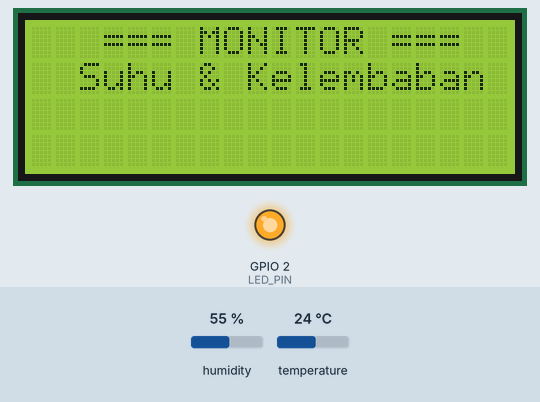
This sketch was run on a simulated ESP32. Parts: 20×4 character LCD, output pins drawn as LEDs (lit = HIGH). Inputs (shaded band) come from the test bench; at power-on: humidity 55 %, temperature 24 °C. WiFi joins after 1.5 s; servers stay silent unless stated; uploads are accepted with an empty reply; what the sketch prints to the serial monitor is not drawn.

Above: at 5.7 s.
At 8.8 s:
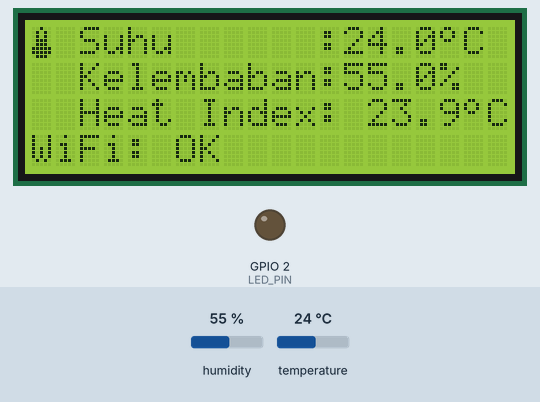
At 23.78 s:
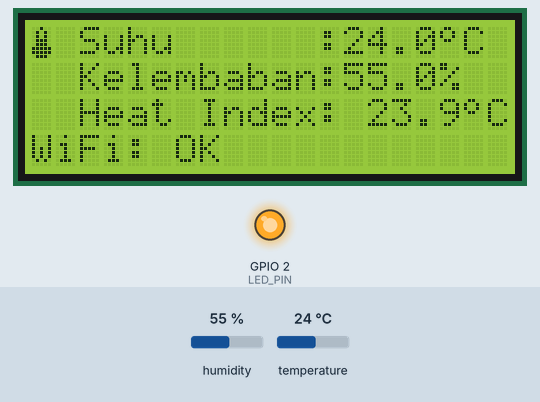
Timing chart, 0 to 40.0 s (numbered marks = the images above):
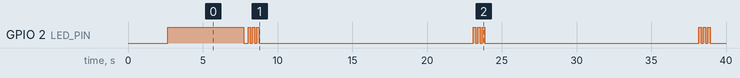

Measured:
- by itself, GPIO 2 (LED_PIN): repeats every 15.1 s: 2 × (HIGH 0.15 s, LOW 0.15 s), HIGH 0.15 s, LOW 14.3 s
- by itself, everything shown: repeats every 15.1 s, in 6 steps
- what the display in image 0 shows lasts 2.1 s, from 5.7 s to 7.8 s

The sketch:

climateos_esp32.ino
```cpp
/**
 * ============================================================
 *  ClimateOS — ESP32 Firmware
 *  Hardware : ESP32 DevKit + DHT22 Sensor
 *  Tujuan   : Baca suhu & kelembaban, kirim ke Firebase
 *             endpoint /api/telemetry setiap interval tertentu.
 * ============================================================
 *
 *  Wiring DHT22:
 *  ┌─────────┬───────────────┐
 *  │ DHT22   │ ESP32         │
 *  ├─────────┼───────────────┤
 *  │ VCC (+) │ 3.3V          │
 *  │ DATA    │ GPIO 4        │
 *  │ GND (-) │ GND           │
 *  └─────────┴───────────────┘
 *  Pasang resistor pull-up 10kΩ antara VCC dan DATA pin.
 *
 *  Library yang dibutuhkan (install via Arduino Library Manager):
 *  - DHT sensor library by Adafruit
 *  - Adafruit Unified Sensor by Adafruit
 *  - ArduinoJson by Benoit Blanchon
 *  - WiFiClientSecure (built-in ESP32 core)
 *  - HTTPClient (built-in ESP32 core)
 *  - LiquidCrystal I2C by Frank de Brabander (untuk LCD I2C)
 * ============================================================
 */

#include <WiFi.h>
#include <WiFiClientSecure.h>
#include <HTTPClient.h>
#include <ArduinoJson.h>
#include <DHT.h>
#include <Wire.h>
#include <LiquidCrystal_I2C.h>

// ── Konfigurasi LCD I2C 20x4 ──────────────────
#define LCD_ADDR  0x27
#define LCD_COLS  20
#define LCD_ROWS  4
LiquidCrystal_I2C lcd(LCD_ADDR, LCD_COLS, LCD_ROWS);

// ── Custom Character (Ikon Termometer & Tetes) ─
byte iconThermo[8] = {
  0b00100,
  0b01010,
  0b01010,
  0b01110,
  0b01110,
  0b11111,
  0b11111,
  0b01110
};

byte iconDrop[8] = {
  0b00100,
  0b00100,
  0b01010,
  0b01010,
  0b10001,
  0b10001,
  0b10001,
  0b01110
};

byte iconDegree[8] = {
  0b01100,
  0b10010,
  0b10010,
  0b01100,
  0b00000,
  0b00000,
  0b00000,
  0b00000
};


// ── KONFIGURASI — UBAH BAGIAN INI ────────────────────────────
#define WIFI_SSID        "om bob meresahkan"
#define WIFI_PASSWORD    "ayamgeprek"

// URL endpoint backend Render kamu
#define API_ENDPOINT     "https://climateos-backend.onrender.com/api/telemetry"

// ID unik untuk perangkat ini (bebas diisi apa saja)
#define DEVICE_ID        "esp32-kamar-01"

// Pin dan tipe sensor
#define DHT_PIN          4
#define DHT_TYPE         DHT11   // Ganti ke DHT11 jika pakai DHT11

// Interval pengiriman data (dalam milidetik)
// Default: 15 detik — sesuai polling interval dashboard
#define SEND_INTERVAL_MS 15000

// Batas retry koneksi WiFi
#define WIFI_MAX_RETRY   20
// ─────────────────────────────────────────────────────────────

// ── Inisialisasi Sensor ───────────────────────────────────────
DHT dht(DHT_PIN, DHT_TYPE);

// ── Status LED bawaan ESP32 (GPIO 2) ─────────────────────────
#define LED_PIN 2

// ── Variabel global ───────────────────────────────────────────
unsigned long lastSendTime = 0;
int failCount = 0;

// ─────────────────────────────────────────────────────────────
//  FUNGSI: Koneksi WiFi
// ─────────────────────────────────────────────────────────────
void connectWiFi() {
  Serial.println("\n[WiFi] Menghubungkan ke: " + String(WIFI_SSID));
  WiFi.mode(WIFI_STA);
  WiFi.begin(WIFI_SSID, WIFI_PASSWORD);

  int retry = 0;
  while (WiFi.status() != WL_CONNECTED && retry < WIFI_MAX_RETRY) {
    delay(500);
    Serial.print(".");
    retry++;
  }

  if (WiFi.status() == WL_CONNECTED) {
    Serial.println("\n[WiFi] ✓ Terhubung!");
    Serial.println("[WiFi] IP Address: " + WiFi.localIP().toString());
    digitalWrite(LED_PIN, HIGH);  // LED nyala = WiFi OK
  } else {
    Serial.println("\n[WiFi] ✗ Gagal terhubung. Restart dalam 5 detik...");
    delay(5000);
    ESP.restart();
  }
}

// ─────────────────────────────────────────────────────────────
//  FUNGSI: Baca Sensor DHT22
//  Mengembalikan false jika pembacaan gagal (NaN)
// ─────────────────────────────────────────────────────────────
bool readSensor(float &temperature, float &humidity) {
  // DHT22 butuh ~2 detik antar pembacaan
  humidity    = dht.readHumidity();
  temperature = dht.readTemperature();  // Celsius

  if (isnan(humidity) || isnan(temperature)) {
    Serial.println("[Sensor] ✗ Gagal membaca DHT22. Cek wiring!");
    return false;
  }

  // Validasi range yang masuk akal
  if (temperature < -40 || temperature > 80) {
    Serial.println("[Sensor] ✗ Nilai suhu di luar range: " + String(temperature));
    return false;
  }
  if (humidity < 0 || humidity > 100) {
    Serial.println("[Sensor] ✗ Nilai kelembaban di luar range: " + String(humidity));
    return false;
  }

  return true;
}

// ─────────────────────────────────────────────────────────────
//  FUNGSI: Kirim Data ke Firebase API
// ─────────────────────────────────────────────────────────────
bool sendTelemetry(float temperature, float humidity) {
  // Reconnect WiFi jika terputus
  if (WiFi.status() != WL_CONNECTED) {
    Serial.println("[WiFi] Koneksi terputus, reconnecting...");
    connectWiFi();
  }

  // Buat JSON payload
  StaticJsonDocument<128> doc;
  doc["temperature"] = round(temperature * 100.0) / 100.0;  // 2 desimal
  doc["humidity"]    = round(humidity * 100.0) / 100.0;
  doc["device_id"]   = DEVICE_ID;

  String payload;
  serializeJson(doc, payload);

  Serial.println("[HTTP] Mengirim: " + payload);

  // HTTPS client (Firebase butuh SSL)
  WiFiClientSecure client;
  client.setInsecure();  // Skip SSL cert verification
                         // Untuk produksi pakai: client.setCACert(root_ca);

  HTTPClient http;
  http.begin(client, API_ENDPOINT);
  http.addHeader("Content-Type", "application/json");
  http.setTimeout(10000);  // 10 detik timeout

  int httpCode = http.POST(payload);
  String response = http.getString();
  http.end();

  if (httpCode == 201) {
    Serial.println("[HTTP] ✓ Berhasil! Code: " + String(httpCode));
    Serial.println("[HTTP] Response: " + response);
    failCount = 0;
    return true;
  } else {
    Serial.println("[HTTP] ✗ Gagal! Code: " + String(httpCode));
    Serial.println("[HTTP] Response: " + response);
    failCount++;

    // Restart ESP32 jika gagal 5x berturut-turut
    if (failCount >= 5) {
      Serial.println("[System] Terlalu banyak kegagalan. Restart...");
      delay(2000);
      ESP.restart();
    }
    return false;
  }
}

// ─── Fungsi Tampilkan Header LCD ────────────────
void tampilkanHeader() {
  lcd.clear();
  lcd.setCursor(3, 0);
  lcd.print("=== MONITOR ===");
  lcd.setCursor(2, 1);
  lcd.print("Suhu & Kelembaban");
  delay(2000);
  lcd.clear();

  // Tampilkan label tetap
  lcd.setCursor(0, 0);
  lcd.write(byte(0));            // Ikon termometer
  lcd.print(" Suhu      : ");

  lcd.setCursor(0, 1);
  lcd.write(byte(1));            // Ikon tetes air
  lcd.print(" Kelembaban: ");

  lcd.setCursor(0, 2);
  lcd.print("  Heat Index: ");

  lcd.setCursor(0, 3);
  lcd.print("--------------------");
}

// ─── Fungsi Update Nilai di LCD ─────────────────
void updateNilaiLCD(float suhu, float kelembaban, float heatIndex) {
  // Baris 0: Suhu
  lcd.setCursor(13, 0);
  if (isnan(suhu)) {
    lcd.print("ERROR  ");
  } else {
    lcd.print(suhu, 1);
    lcd.write(byte(2));  // Simbol derajat
    lcd.print("C ");
  }

  // Baris 1: Kelembaban
  lcd.setCursor(13, 1);
  if (isnan(kelembaban)) {
    lcd.print("ERROR  ");
  } else {
    lcd.print(kelembaban, 1);
    lcd.print("%   ");
  }

  // Baris 2: Heat Index
  lcd.setCursor(14, 2);
  if (isnan(heatIndex)) {
    lcd.print("ERROR ");
  } else {
    lcd.print(heatIndex, 1);
    lcd.write(byte(2));
    lcd.print("C ");
  }
}

// ─────────────────────────────────────────────────────────────
//  SETUP
// ─────────────────────────────────────────────────────────────
void setup() {
  Serial.begin(115200);
  delay(1000);

  pinMode(LED_PIN, OUTPUT);
  digitalWrite(LED_PIN, LOW);

  Serial.println("╔══════════════════════════════╗");
  Serial.println("║   ClimateOS ESP32 Firmware   ║");
  Serial.println("║   Device: " + String(DEVICE_ID) + "  ║");
  Serial.println("╚══════════════════════════════╝");

  // Inisialisasi sensor
  dht.begin();
  Serial.println("[Sensor] DHT22 diinisialisasi pada GPIO " + String(DHT_PIN));

  // Inisialisasi LCD
  lcd.init();
  lcd.backlight();

  // Daftarkan custom character
  lcd.createChar(0, iconThermo);
  lcd.createChar(1, iconDrop);
  lcd.createChar(2, iconDegree);

  lcd.setCursor(0, 0);
  lcd.print(F("ClimateOS ESP32"));
  lcd.setCursor(0, 2);
  lcd.print(F("Starting..."));
  lcd.setCursor(0, 3);
  lcd.print(F("Connecting to WiFi.."));
  Serial.println(F("[LCD] Diinisialisasi"));

  // Sambungkan ke WiFi
  connectWiFi();

  // Beri waktu sensor untuk stabil
  Serial.println("[System] Menunggu sensor stabil (3 detik)...");
  delay(3000);

  Serial.println("[System] ✓ Siap mengirim data setiap " + String(SEND_INTERVAL_MS / 1000) + " detik.");

  // Tampilkan header intro
  tampilkanHeader();
}

// ─────────────────────────────────────────────────────────────
//  LOOP UTAMA
// ─────────────────────────────────────────────────────────────
void loop() {
  unsigned long now = millis();

  // Kirim data setiap SEND_INTERVAL_MS milidetik
  if (now - lastSendTime >= SEND_INTERVAL_MS || lastSendTime == 0) {
    lastSendTime = now;

    float temperature, humidity;

    // Kedipkan LED saat proses baca+kirim
    digitalWrite(LED_PIN, LOW);

    if (readSensor(temperature, humidity)) {
      Serial.println("─────────────────────────────");
      Serial.println("[Sensor] Suhu     : " + String(temperature, 1) + " °C");
      Serial.println("[Sensor] Kelembaban: " + String(humidity, 1) + " %");

      // Update tampilan LCD
      float heatIndex = dht.computeHeatIndex(temperature, humidity, false);
      updateNilaiLCD(temperature, humidity, heatIndex);

      // Baris 4: Status WiFi
      lcd.setCursor(0, 3);
      if (WiFi.status() == WL_CONNECTED) {
        lcd.print("WiFi: OK            ");
      } else {
        lcd.print("WiFi: Disconnected  ");
      }

      bool success = sendTelemetry(temperature, humidity);

      // LED: nyala solid = OK, kedip cepat = gagal
      if (success) {
        digitalWrite(LED_PIN, HIGH);
      } else {
        for (int i = 0; i < 6; i++) {
          digitalWrite(LED_PIN, !digitalRead(LED_PIN));
          delay(150);
        }
      }
    } else {
      // Update tampilan LCD (menjadi ERROR)
      updateNilaiLCD(NAN, NAN, NAN);

      // Sensor gagal baca — kedip lambat
      for (int i = 0; i < 4; i++) {
        digitalWrite(LED_PIN, !digitalRead(LED_PIN));
        delay(400);
      }
    }
  }

  // Yield supaya watchdog timer tidak trigger
  delay(100);
}
```
